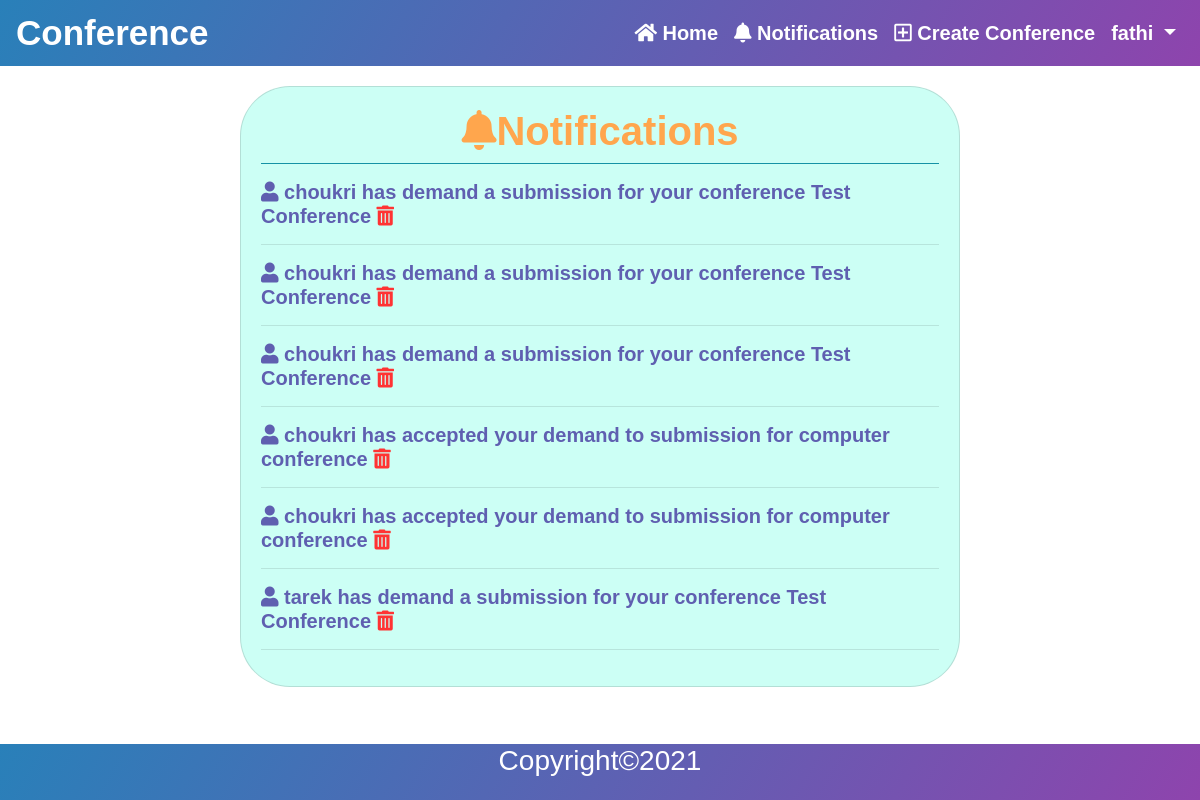
/notifications/ (signed in), run on the app's committed database.
### accounts/models.py (models this page shows, shortened)
class User(AbstractBaseUser):
    email = models.EmailField(verbose_name="email", max_length=254, unique=True)
    username = models.CharField(max_length=50, unique=True)
    first_name = models.CharField(max_length=20)
    last_name = models.CharField(max_length=20)
    date_joined = models.DateTimeField(verbose_name="join date", auto_now_add=True)
    last_login = models.DateTimeField(verbose_name="last login", auto_now=True)
    is_active = models.BooleanField(default=True)
    is_staff = models.BooleanField(default=False)
    is_admin = models.BooleanField(default=False)
    is_superuser = models.BooleanField(default=False)
    USERNAME_FIELD = 'email'
    REQUIRED_FIELDS = ['username', 'first_name', 'last_name']
    objects = UserManager()
    def __str__(self):
        return self.username

### notifications/models.py (models this page shows)
class Notification(models.Model):
    TYPE = (
        (0, 'New Submission'),
        (1, 'Edited Submission'),
        (2, 'Accept Demand'),
        (3, 'Refuse Demand'),
    )
    type = models.IntegerField(choices=TYPE)
    seen = models.BooleanField(default=False)
    date = models.DateTimeField(auto_now_add=True)
    conference = models.ForeignKey('conferences.Conference', on_delete=models.CASCADE, related_name='conference')
    demand = models.ForeignKey('conferences.Submission', on_delete=models.CASCADE, related_name='demand')
    sender = models.ForeignKey(User, on_delete=models.CASCADE, related_name='from_user')
    receiver = models.ForeignKey(User, on_delete=models.CASCADE, related_name='to_user')

### conferences/models.py (models this page shows, shortened)
class Conference(models.Model):
    title = models.CharField(max_length=50)
    description = models.TextField(verbose_name='description')
    place = models.CharField(max_length=50)
    created_date = models.DateTimeField(auto_now_add=True)
    date = models.DateTimeField()
    submission_deadline = models.DateField()
    confirmation_deadline = models.DateField(null=True, blank=True)
    payment_deadline = models.DateField(null=True, blank=True)
    price = models.CharField(max_length=20, null=True, blank=True)
    organizer = models.ForeignKey(User, on_delete=models.RESTRICT)
    def __str__(self):
        return self.title

### notifications/views.py (the view)
# urls.py: path('', views.show_notifications, name='notifications'),
@login_required()
def show_notifications(request):
    notifications = Notification.objects.filter(receiver=request.user).order_by('-date')
    context = {
        'notifications': notifications
    }
    return render(request, 'notifications/notes.html', context)

### notifications/templates/notifications/notes.html (shortened to what this page needs)
{% extends 'base.html' %}
{% load humanize %}
{% block content %}
  <div class="card mb-3" style="max-width: 720px;" id="container">
        <div class="row no-gutters">
            <div class="col-md-12">
                <div class="card-body">
                    <h1 class="notf"><i class="fas fa-bell"></i>Notifications</h1>
                    <hr class="badge-info mt-0 w-30">
                    {% for notification in notifications %}
                        <h5 class="demand">
                            {% if notification.type == 0 %}
                                <i class="fas fa-user"></i> {{ notification.sender }} has demand a submission for your conference {{ notification.conference }} <a href="{% url 'notification_delete' notification.pk %}" ><i class="fas fa-trash-alt" id="delete"></i></a>
                            {% elif notification.type == 2 %}
                                <i class="fas fa-user"></i> {{ notification.sender }} has accepted your demand to submission for {{ notification.conference }} <a href="{% url 'notification_delete' notification.pk %}" ><i class="fas fa-trash-alt" id="delete"></i></a>
                            {% elif notification.type == 3 %}
                                <i class="fas fa-user"></i> {{ notification.sender }} has refused your demand to submission for {{ notification.conference }} <a href="{% url 'notification_delete' notification.pk %}" ><i class="fas fa-trash-alt" id="delete"></i></a>
                            {% endif %}
                            <hr>
                        </h5>
                    {% endfor %}
                </div>
            </div>
        </div>
    </div>
{% endblock %}

### templates/includes/nav.html (shortened to what this page needs)
<nav class="navbar navbar-expand-lg navbar-light sticky-top" >
    <a href="{% url 'home' %}"id="home">Conference</a>
    <div class="collapse navbar-collapse" id="navbarNavDropdown">
        <ul class="navbar-nav ml-auto ">
            <li class="nav-item ">
                <a href="{% url 'home' %}" class="nav-link">
                    <i class="fa fa-home"></i> Home
                </a>
            </li>
            {% if user.is_authenticated %}
                <li class="nav-item " >
                    <a href="{% url 'notifications' %}" class="nav-link "  >
                        <i class="fas fa-bell"></i> Notifications
                    </a>
                </li>
                <li class="nav-item ">
                    <a href="{% url 'conference_create' %}" class="nav-link" >
                        <i class="far fa-plus-square"></i> Create Conference
                    </a>
                </li>
                <div class="dropdown" >
                    <li class="nav-item " >
                        <a href="#" class=" nav-link  dropdown-toggle"
                           role="button" id="dropdownMenuLink"
                           data-toggle="dropdown" aria-haspopup="true" aria-expanded="false" >
                            {{user.username}}
                        </a>
                    </li>
                </div>
            {% endif %}
        </ul>
    </div>
</nav>

### static/css/nav.css (style rules this page uses)
#home { font-size:35px; font-weight: bold; color: #fff; padding-left: 0; line-height: 50px; text-decoration: none; }
.navbar-light { background: linear-gradient(120deg,#2980b9,#8e44ad); }
nav ul li a { color: white !important; line-height: 20px; text-decoration: none; font-size: 20px; padding-bottom: 10px; font-weight: bold; }

### static/css/home.css (style rules this page uses)
* { font-family: sans-serif; }
#container { background-color: #ccfff5; margin: auto; margin-top: 20px; border-radius: 50px; }

### static/css/notifications.css (style rules this page uses)
.notf { text-align: center; color: #ffa64d; font-weight: bold; }
.demand { font-family: sans-serif; color: #5F5FB0; font-weight: bold; }
#delete { color: #ff3333; }

### data on the page
User: username "fathi"
Notification: sender "choukri", conference "Test Conference"
Notification: sender "choukri", conference "Test Conference"
Notification: sender "choukri", conference "Test Conference"
Notification: sender "choukri", conference "computer conference"
Notification: sender "choukri", conference "computer conference"
Notification: sender "tarek", conference "Test Conference"
